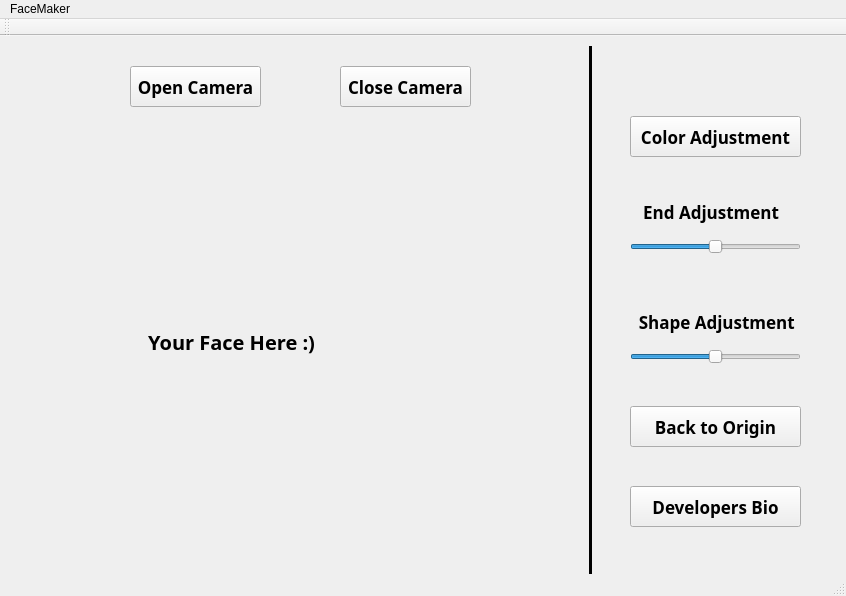
<?xml version="1.0" encoding="UTF-8"?>
<ui version="4.0">
 <class>mainwindowClass</class>
 <widget class="QMainWindow" name="mainwindowClass">
  <property name="geometry">
   <rect>
    <x>0</x>
    <y>0</y>
    <width>846</width>
    <height>596</height>
   </rect>
  </property>
  <property name="windowTitle">
   <string>mainwindow</string>
  </property>
  <widget class="QWidget" name="centralWidget">
   <widget class="QPushButton" name="pushButton">
    <property name="geometry">
     <rect>
      <x>630</x>
      <y>80</y>
      <width>171</width>
      <height>41</height>
     </rect>
    </property>
    <property name="font">
     <font>
      <family>Ink Free</family>
      <pointsize>13</pointsize>
      <weight>75</weight>
      <bold>true</bold>
     </font>
    </property>
    <property name="cursor">
     <cursorShape>OpenHandCursor</cursorShape>
    </property>
    <property name="text">
     <string>Color Adjustment</string>
    </property>
   </widget>
   <widget class="QPushButton" name="pushButton_4">
    <property name="geometry">
     <rect>
      <x>630</x>
      <y>450</y>
      <width>171</width>
      <height>41</height>
     </rect>
    </property>
    <property name="font">
     <font>
      <family>Ink Free</family>
      <pointsize>13</pointsize>
      <weight>75</weight>
      <bold>true</bold>
     </font>
    </property>
    <property name="cursor">
     <cursorShape>OpenHandCursor</cursorShape>
    </property>
    <property name="text">
     <string>Developers Bio</string>
    </property>
   </widget>
   <widget class="QLabel" name="Facelabel">
    <property name="geometry">
     <rect>
      <x>60</x>
      <y>120</y>
      <width>481</width>
      <height>371</height>
     </rect>
    </property>
    <property name="font">
     <font>
      <family>Ink Free</family>
      <pointsize>15</pointsize>
      <weight>75</weight>
      <bold>true</bold>
     </font>
    </property>
    <property name="autoFillBackground">
     <bool>false</bool>
    </property>
    <property name="text">
     <string>                 Your Face Here :)</string>
    </property>
    <property name="wordWrap">
     <bool>false</bool>
    </property>
    <property name="margin">
     <number>0</number>
    </property>
   </widget>
   <widget class="QPushButton" name="open">
    <property name="geometry">
     <rect>
      <x>130</x>
      <y>30</y>
      <width>131</width>
      <height>41</height>
     </rect>
    </property>
    <property name="font">
     <font>
      <family>Ink Free</family>
      <pointsize>13</pointsize>
      <weight>75</weight>
      <bold>true</bold>
     </font>
    </property>
    <property name="cursor">
     <cursorShape>OpenHandCursor</cursorShape>
    </property>
    <property name="text">
     <string>Open Camera</string>
    </property>
   </widget>
   <widget class="QPushButton" name="close">
    <property name="geometry">
     <rect>
      <x>340</x>
      <y>30</y>
      <width>131</width>
      <height>41</height>
     </rect>
    </property>
    <property name="font">
     <font>
      <family>Ink Free</family>
      <pointsize>13</pointsize>
      <weight>75</weight>
      <bold>true</bold>
     </font>
    </property>
    <property name="cursor">
     <cursorShape>OpenHandCursor</cursorShape>
    </property>
    <property name="text">
     <string>Close Camera</string>
    </property>
   </widget>
   <widget class="Line" name="line">
    <property name="geometry">
     <rect>
      <x>580</x>
      <y>10</y>
      <width>20</width>
      <height>621</height>
     </rect>
    </property>
    <property name="font">
     <font>
      <pointsize>9</pointsize>
      <weight>50</weight>
      <bold>false</bold>
     </font>
    </property>
    <property name="frameShadow">
     <enum>QFrame::Plain</enum>
    </property>
    <property name="lineWidth">
     <number>3</number>
    </property>
    <property name="midLineWidth">
     <number>0</number>
    </property>
    <property name="orientation">
     <enum>Qt::Vertical</enum>
    </property>
   </widget>
   <widget class="QSlider" name="endadj">
    <property name="geometry">
     <rect>
      <x>630</x>
      <y>200</y>
      <width>171</width>
      <height>21</height>
     </rect>
    </property>
    <property name="cursor">
     <cursorShape>ClosedHandCursor</cursorShape>
    </property>
    <property name="minimum">
     <number>-20</number>
    </property>
    <property name="maximum">
     <number>20</number>
    </property>
    <property name="pageStep">
     <number>10</number>
    </property>
    <property name="value">
     <number>0</number>
    </property>
    <property name="orientation">
     <enum>Qt::Horizontal</enum>
    </property>
   </widget>
   <widget class="QSlider" name="shapeadj">
    <property name="geometry">
     <rect>
      <x>630</x>
      <y>310</y>
      <width>171</width>
      <height>21</height>
     </rect>
    </property>
    <property name="cursor">
     <cursorShape>ClosedHandCursor</cursorShape>
    </property>
    <property name="minimum">
     <number>-1</number>
    </property>
    <property name="maximum">
     <number>1</number>
    </property>
    <property name="value">
     <number>0</number>
    </property>
    <property name="orientation">
     <enum>Qt::Horizontal</enum>
    </property>
   </widget>
   <widget class="QLabel" name="label">
    <property name="geometry">
     <rect>
      <x>630</x>
      <y>160</y>
      <width>171</width>
      <height>31</height>
     </rect>
    </property>
    <property name="font">
     <font>
      <family>Ink Free</family>
      <pointsize>13</pointsize>
      <weight>75</weight>
      <bold>true</bold>
     </font>
    </property>
    <property name="frameShadow">
     <enum>QFrame::Plain</enum>
    </property>
    <property name="lineWidth">
     <number>1</number>
    </property>
    <property name="text">
     <string>   End Adjustment</string>
    </property>
   </widget>
   <widget class="QLabel" name="label_2">
    <property name="geometry">
     <rect>
      <x>630</x>
      <y>270</y>
      <width>171</width>
      <height>31</height>
     </rect>
    </property>
    <property name="font">
     <font>
      <family>Ink Free</family>
      <pointsize>13</pointsize>
      <weight>75</weight>
      <bold>true</bold>
     </font>
    </property>
    <property name="frameShadow">
     <enum>QFrame::Plain</enum>
    </property>
    <property name="lineWidth">
     <number>1</number>
    </property>
    <property name="text">
     <string>  Shape Adjustment</string>
    </property>
   </widget>
   <widget class="QPushButton" name="pushButton_5">
    <property name="geometry">
     <rect>
      <x>630</x>
      <y>370</y>
      <width>171</width>
      <height>41</height>
     </rect>
    </property>
    <property name="font">
     <font>
      <family>Ink Free</family>
      <pointsize>13</pointsize>
      <weight>75</weight>
      <bold>true</bold>
     </font>
    </property>
    <property name="cursor">
     <cursorShape>OpenHandCursor</cursorShape>
    </property>
    <property name="text">
     <string>Back to Origin</string>
    </property>
   </widget>
  </widget>
  <widget class="QMenuBar" name="menuBar">
   <property name="geometry">
    <rect>
     <x>0</x>
     <y>0</y>
     <width>846</width>
     <height>23</height>
    </rect>
   </property>
   <widget class="QMenu" name="menuFaceMaker">
    <property name="title">
     <string>FaceMaker</string>
    </property>
   </widget>
   <addaction name="menuFaceMaker"/>
  </widget>
  <widget class="QToolBar" name="mainToolBar">
   <attribute name="toolBarArea">
    <enum>TopToolBarArea</enum>
   </attribute>
   <attribute name="toolBarBreak">
    <bool>false</bool>
   </attribute>
  </widget>
  <widget class="QStatusBar" name="statusBar"/>
 </widget>
 <layoutdefault spacing="6" margin="11"/>
 <resources>
  <include location="mainwindow.qrc"/>
 </resources>
 <connections>
  <connection>
   <sender>pushButton_4</sender>
   <signal>clicked()</signal>
   <receiver>mainwindowClass</receiver>
   <slot>button4()</slot>
   <hints>
    <hint type="sourcelabel">
     <x>630</x>
     <y>525</y>
    </hint>
    <hint type="destinationlabel">
     <x>736</x>
     <y>548</y>
    </hint>
   </hints>
  </connection>
  <connection>
   <sender>pushButton</sender>
   <signal>clicked()</signal>
   <receiver>mainwindowClass</receiver>
   <slot>button1()</slot>
   <hints>
    <hint type="sourcelabel">
     <x>630</x>
     <y>155</y>
    </hint>
    <hint type="destinationlabel">
     <x>714</x>
     <y>80</y>
    </hint>
   </hints>
  </connection>
  <connection>
   <sender>open</sender>
   <signal>clicked()</signal>
   <receiver>mainwindowClass</receiver>
   <slot>opencamera()</slot>
   <hints>
    <hint type="sourcelabel">
     <x>188</x>
     <y>105</y>
    </hint>
    <hint type="destinationlabel">
     <x>207</x>
     <y>132</y>
    </hint>
   </hints>
  </connection>
  <connection>
   <sender>close</sender>
   <signal>clicked()</signal>
   <receiver>mainwindowClass</receiver>
   <slot>closecamera()</slot>
   <hints>
    <hint type="sourcelabel">
     <x>389</x>
     <y>83</y>
    </hint>
    <hint type="destinationlabel">
     <x>412</x>
     <y>130</y>
    </hint>
   </hints>
  </connection>
  <connection>
   <sender>endadj</sender>
   <signal>valueChanged(int)</signal>
   <receiver>mainwindowClass</receiver>
   <slot>slider1()</slot>
   <hints>
    <hint type="sourcelabel">
     <x>767</x>
     <y>255</y>
    </hint>
    <hint type="destinationlabel">
     <x>666</x>
     <y>275</y>
    </hint>
   </hints>
  </connection>
  <connection>
   <sender>shapeadj</sender>
   <signal>valueChanged(int)</signal>
   <receiver>mainwindowClass</receiver>
   <slot>slider2()</slot>
   <hints>
    <hint type="sourcelabel">
     <x>786</x>
     <y>365</y>
    </hint>
    <hint type="destinationlabel">
     <x>668</x>
     <y>381</y>
    </hint>
   </hints>
  </connection>
  <connection>
   <sender>pushButton_5</sender>
   <signal>clicked()</signal>
   <receiver>mainwindowClass</receiver>
   <slot>button5()</slot>
   <hints>
    <hint type="sourcelabel">
     <x>787</x>
     <y>435</y>
    </hint>
    <hint type="destinationlabel">
     <x>669</x>
     <y>461</y>
    </hint>
   </hints>
  </connection>
 </connections>
 <slots>
  <slot>button4()</slot>
  <slot>button3()</slot>
  <slot>button1()</slot>
  <slot>button2()</slot>
  <slot>opencamera()</slot>
  <slot>closecamera()</slot>
  <slot>slider1()</slot>
  <slot>slider2()</slot>
  <slot>button5()</slot>
 </slots>
</ui>
